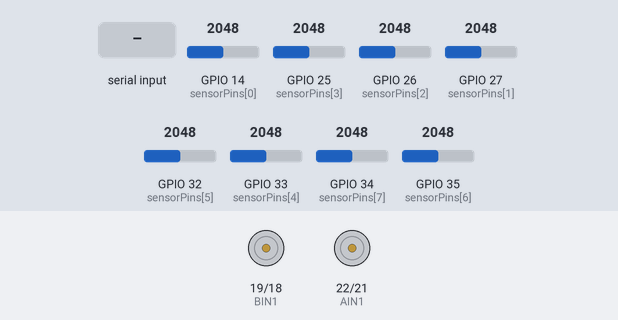
The sketch below on a simulated ESP32. Parts: motor-driver pin pairs drawn as motors (green arrow = first pin HIGH = forward, orange = second pin HIGH = backward, longer = more drive). The test bench sets the inputs (shaded band); at power-on: GPIO 14 (sensorPins[0]) = 2048, GPIO 25 (sensorPins[3]) = 2048, GPIO 26 (sensorPins[2]) = 2048, GPIO 27 (sensorPins[1]) = 2048, GPIO 32 (sensorPins[5]) = 2048, GPIO 33 (sensorPins[4]) = 2048, GPIO 34 (sensorPins[7]) = 2048, GPIO 35 (sensorPins[6]) = 2048 (analog values on the 0–4095 scale). Nothing arrives over Bluetooth unless stated; what the sketch prints to the serial monitor is not drawn.

Above: at 3.2 s.
3.3 s: "s\n" received over the second serial link
At 4.3 s:
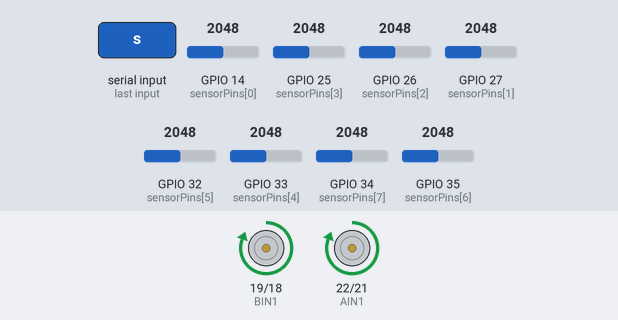
4.8 s: "stop\n" received over the second serial link
At 5.4 s:
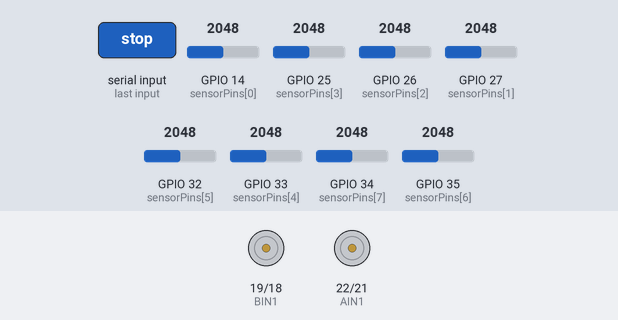
Timing chart, 0 to 7.8 s (numbered marks = the images above; inputs shaded):
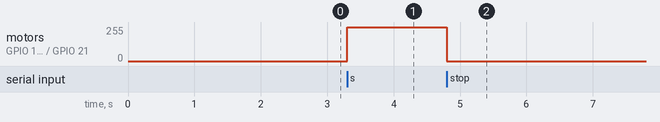

The sketch:

project_code3.0.ino
```cpp
/*
  ESP32 Line Follower – QTR-8A + DRV8833 + Bluetooth SPP
  ZONDER ledc* functies (software-PWM in loop)

  Pins (pas aan indien nodig):
    QTR-8A OUTs -> {34,35,32,33,25,26,14,39}  (34-39 input-only; 25/26/14 = ADC2, niet met WiFi)
    DRV8833: AIN1=22, AIN2=21, BIN1=19, BIN2=18, nSLEEP=23
    IR_CTRL = -1 (uit); zet naar b.v. 27 en zet HIGH in setup() als je IR-LEDs wil schakelen

  Bluetooth commando's:
    1      -> print éénmalig de 8 RAW sensorwaarden
    s      -> start/stop
    c      -> (her)kalibreren (beweeg over wit en zwart tijdens 2 s)
    r      -> toon PID/basespeed
    p= i= d= b=   -> stel PID en baseSpeed in (bv. p=1.2)
    b+  b-        -> baseSpeed +10 / -10
    max=###       -> absolute snelheidslimiet (0..255), b.v. max=220
    slow / fast   -> snelheids-presets
    stop          -> noodstop (running=false)
*/

#include <BluetoothSerial.h>
BluetoothSerial SerialBT;

// ====== CONFIG ======
// Jouw situatie: zwart ≈ 4095 (hoger), wit ≈ 2000 -> NIET inverteren:
const bool LINE_IS_DARK = false;

const int  BASE_SPEED_DEFAULT = 160;

// QTR-8A sensorpins
//const int sensorPins[8] = {34, 35, 32, 33, 25, 26, 27, 14};
const int sensorPins[8] = {14, 27, 26, 25, 33, 32, 35, 34};

const int IR_CTRL = -1;      // zet evt. naar 27 en zet HIGH in setup()

// DRV8833 pins
const int AIN1 = 22;
const int AIN2 = 21;
const int BIN1 = 19;
const int BIN2 = 18;
const int NSLEEP = 23;       // enable (hoog = aan)

// ====== Software PWM ======
const uint32_t PWM_PERIOD_US = 2000; // 500 Hz
uint8_t dutyA1=0, dutyA2=0, dutyB1=0, dutyB2=0;
uint32_t pwmStartUs = 0;

inline void updateSoftPWM() {
  uint32_t now = micros();
  uint32_t el  = now - pwmStartUs;
  if (el >= PWM_PERIOD_US) { pwmStartUs = now; el = 0; }

  uint32_t thA1 = (uint32_t)dutyA1 * PWM_PERIOD_US / 255;
  uint32_t thA2 = (uint32_t)dutyA2 * PWM_PERIOD_US / 255;
  uint32_t thB1 = (uint32_t)dutyB1 * PWM_PERIOD_US / 255;
  uint32_t thB2 = (uint32_t)dutyB2 * PWM_PERIOD_US / 255;

  digitalWrite(AIN1, (el < thA1) ? HIGH : LOW);
  digitalWrite(AIN2, (el < thA2) ? HIGH : LOW);
  digitalWrite(BIN1, (el < thB1) ? HIGH : LOW);
  digitalWrite(BIN2, (el < thB2) ? HIGH : LOW);
}

// ====== VARS ======
int   baseSpeed = BASE_SPEED_DEFAULT;
int   maxDuty   = 220;     // absolute begrenzer (0..255)
const int stepB = 10;      // stapgrootte voor b+/b-

float Kp = 1.2f, Ki = 0.0f, Kd = 6.0f;

int  sensorRaw[8];
int  sensorMin[8], sensorMax[8];
long lastPos = 3500;
bool running = false;

float integral = 0.0f;
float lastError = 0.0f;

// ====== Motor helpers (software-PWM) ======
void motorWrite(int left, int right) {
  left  = constrain(left,  -255, 255);
  right = constrain(right, -255, 255);

  int LA = abs(left), RA = abs(right);

  if (left >= 0) { dutyA1 = LA; dutyA2 = 0; }
  else           { dutyA1 = 0;  dutyA2 = LA; }

  if (right >= 0){ dutyB1 = RA; dutyB2 = 0; }
  else           { dutyB1 = 0;  dutyB2 = RA; }
}

void motorsCoast() { dutyA1=dutyA2=dutyB1=dutyB2=0; }

// ====== Sensoren ======
void readSensorsRaw() {
  for (int i = 0; i < 8; i++) sensorRaw[i] = analogRead(sensorPins[i]);
}

long readLinePosition() {
  readSensorsRaw();
  long weightedSum = 0, sum = 0;

  for (int i = 0; i < 8; i++) {
    int v = sensorRaw[i];
    int minv = sensorMin[i], maxv = sensorMax[i];
    int scaled = 0;
    if (maxv > minv) {
      // schaal 0..1000: wit ~0, zwart ~1000 (zwart groter dan wit)
      scaled = (int)((long)(v - minv) * 1000L / (maxv - minv));
      if (scaled < 0) scaled = 0; if (scaled > 1000) scaled = 1000;
    }
    // niet inverteren (LINE_IS_DARK=false), maar laat de optie staan:
    if (LINE_IS_DARK) scaled = 1000 - scaled;

    sum += scaled;
    weightedSum += (long)scaled * (i * 1000); // 0..7000
  }
  if (sum == 0) return lastPos; // lijn kwijt -> houd laatste koers
  lastPos = weightedSum / sum;
  return lastPos;
}

void calibrateSensors(unsigned long ms = 2000) {
  for (int i = 0; i < 8; i++) { sensorMin[i] = 4095; sensorMax[i] = 0; }
  uint32_t t0 = millis();
  SerialBT.println("Kalibreren: beweeg over wit <-> zwart...");
  while (millis() - t0 < ms) {
    readSensorsRaw();
    for (int i = 0; i < 8; i++) {
      if (sensorRaw[i] < sensorMin[i]) sensorMin[i] = sensorRaw[i];
      if (sensorRaw[i] > sensorMax[i]) sensorMax[i] = sensorRaw[i];
    }
    // PWM in leven houden
    for (int k=0;k<3;k++){ updateSoftPWM(); delay(1); }
  }
  SerialBT.println("CAL OK");
}

// ====== Bluetooth commando's ======
void handleBT() {
  while (SerialBT.available()) {
    String cmd = SerialBT.readStringUntil('\n'); cmd.trim();

    if (cmd == "1") {
      // éénmalig RAW waarden
      readSensorsRaw();
      SerialBT.print("RAW: ");
      for (int i=0;i<8;i++) {
        SerialBT.print(sensorRaw[i]);
        if (i<7) SerialBT.print('\t');
      }
      SerialBT.print("\n");
    }
    else if (cmd == "s") { running = !running; SerialBT.printf("RUN=%d\n", running); }
    else if (cmd == "stop") { running = false; motorsCoast(); SerialBT.println("STOPPED"); }
    else if (cmd == "c") { motorsCoast(); calibrateSensors(); }
    else if (cmd == "r") { SerialBT.printf("Kp=%.3f Ki=%.3f Kd=%.3f base=%d max=%d\n", Kp, Ki, Kd, baseSpeed, maxDuty); }

    else if (cmd.startsWith("p=")) { Kp = cmd.substring(2).toFloat(); SerialBT.printf("Kp=%.3f\n", Kp); }
    else if (cmd.startsWith("i=")) { Ki = cmd.substring(2).toFloat(); SerialBT.printf("Ki=%.3f\n", Ki); }
    else if (cmd.startsWith("d=")) { Kd = cmd.substring(2).toFloat(); SerialBT.printf("Kd=%.3f\n", Kd); }
    else if (cmd.startsWith("b=")) { baseSpeed = constrain(cmd.substring(2).toInt(), 0, 255); SerialBT.printf("base=%d\n", baseSpeed); }

    else if (cmd == "b+") { baseSpeed = min(baseSpeed + stepB, 255); SerialBT.printf("base=%d\n", baseSpeed); }
    else if (cmd == "b-") { baseSpeed = max(baseSpeed - stepB, 0);   SerialBT.printf("base=%d\n", baseSpeed); }

    else if (cmd.startsWith("max=")) {
      maxDuty = constrain(cmd.substring(4).toInt(), 0, 255);
      SerialBT.printf("max=%d\n", maxDuty);
    }
    else if (cmd == "slow") {
      baseSpeed = 120; maxDuty = 160;
      SerialBT.printf("mode=slow base=%d max=%d\n", baseSpeed, maxDuty);
    }
    else if (cmd == "fast") {
      baseSpeed = 200; maxDuty = 255;
      SerialBT.printf("mode=fast base=%d max=%d\n", baseSpeed, maxDuty);
    }
  }
}

// ====== Setup/Loop ======
void setup() {
  Serial.begin(115200);
  SerialBT.begin("ESP32-LineBot");

  // Betere ADC-instellingen voor 0..3.3V
  analogReadResolution(12);           // 0..4095
  analogSetAttenuation(ADC_11db);     // volledige schaal ~3.3V

  for (int i = 0; i < 8; i++) pinMode(sensorPins[i], INPUT);
  if (IR_CTRL >= 0) { pinMode(IR_CTRL, OUTPUT); digitalWrite(IR_CTRL, HIGH); }

  pinMode(NSLEEP, OUTPUT); digitalWrite(NSLEEP, HIGH);

  pinMode(AIN1, OUTPUT); pinMode(AIN2, OUTPUT);
  pinMode(BIN1, OUTPUT); pinMode(BIN2, OUTPUT);
  motorsCoast();
  pwmStartUs = micros();

  Serial.println("Calibreren (2.0 s)...");
  calibrateSensors(2000);
  Serial.println("Klaar. Stuur 's' om te starten. '1' voor RAW, 'b+/b-' voor snelheid.");
  SerialBT.println("LineBot klaar. 's' start/stop, '1' RAW once, 'c' calibrate, 'p=','i=','d=','b=', 'b+','b-','max=','slow','fast','r','stop'.");
}

void loop() {
  handleBT();

  if (!running) {
    motorsCoast();
    updateSoftPWM();
    delay(1);
    return;
  }

  // 1) Positie op de lijn (0..7000; midden ~3500)
  long pos = readLinePosition();
  long setpoint = 3500;

  // 2) PID
  float error = (float)setpoint - (float)pos;
  integral += error;
  // anti-windup
  if (integral > 2000) integral = 2000;
  if (integral < -2000) integral = -2000;

  float derivative = error - lastError;
  lastError = error;

  float correction = Kp*error + Ki*integral + Kd*derivative;

  // 3) Snelheden
  int left  = baseSpeed + (int)correction;
  int right = baseSpeed - (int)correction;

  // Proportionele begrenzer op maxDuty (behoud links/rechts verhouding)
  int m = max(abs(left), abs(right));
  if (m > maxDuty && m > 0) {
    left  = (left  * maxDuty) / m;
    right = (right * maxDuty) / m;
  }

  // 4) Uitgang
  motorWrite(left, right);

  // Debug (optioneel, 5 Hz)
  static uint32_t t0=0;
  if (millis()-t0 > 200) {
    t0 = millis();
    SerialBT.printf("pos=%ld err=%.0f L=%d R=%d base=%d max=%d\n", pos, error, left, right, baseSpeed, maxDuty);
  }

  // PWM “tick”
  updateSoftPWM();
  delay(1);
}
```

Measured:
- after the input at 3.3 s, motor on GPIO 19 (BIN1) / GPIO 18 (BIN2), motor on GPIO 22 (AIN1) / GPIO 21 (AIN2): stopped → forward 255/255 at once
- after the input at 4.8 s, motor on GPIO 19 (BIN1) / GPIO 18 (BIN2), motor on GPIO 22 (AIN1) / GPIO 21 (AIN2): forward 255/255 → stopped at once
